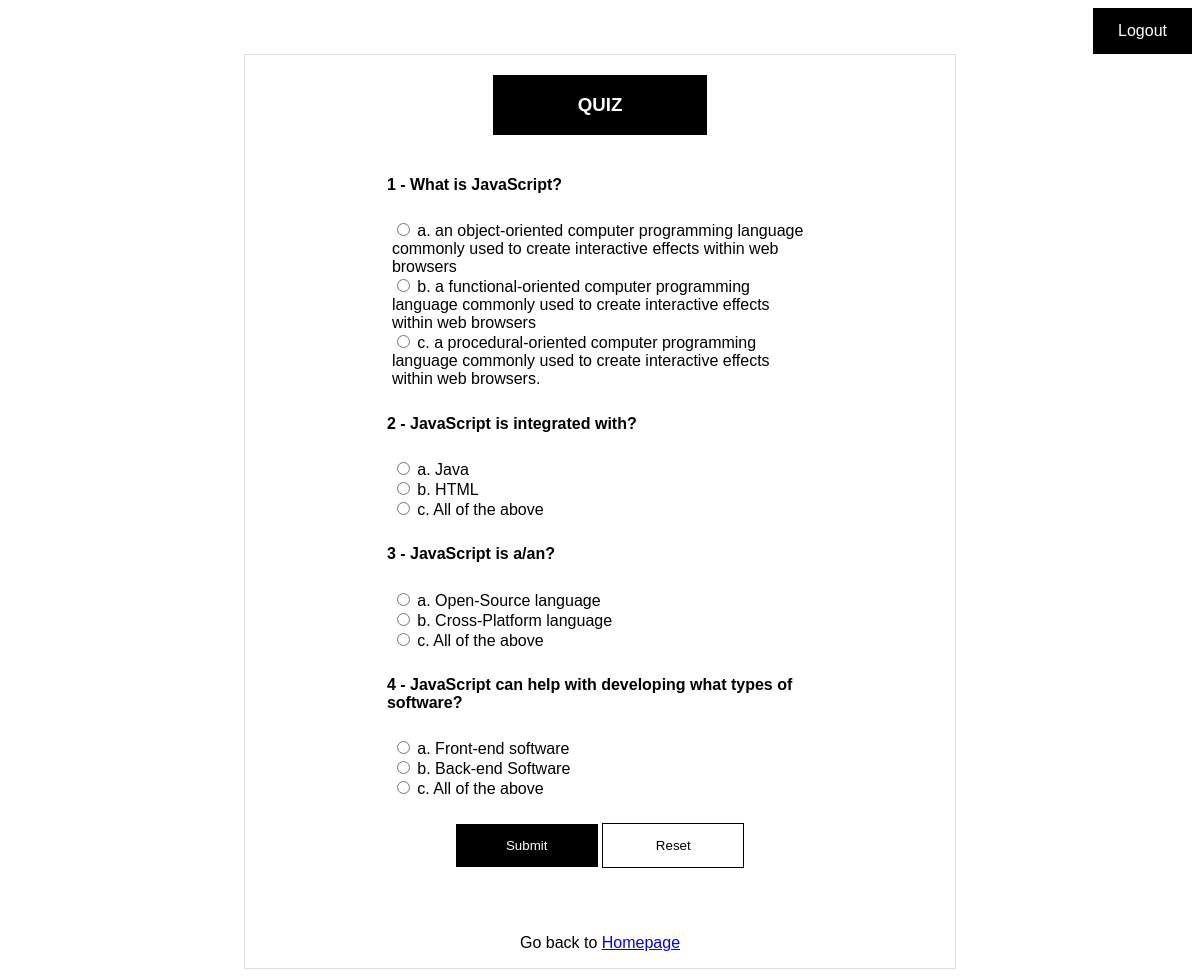
Screenshot of /quiz.php?qid=3 (signed in) with the database file from the repository.
### tables this page shows
CREATE TABLE `quizes` (
  `sno` varchar(12) NOT NULL,
  `qid` int(10) NOT NULL,
  `qno` varchar(10) NOT NULL,
  `ques` mediumtext NOT NULL,
  `opt1` mediumtext NOT NULL,
  `opt2` mediumtext NOT NULL,
  `opt3` mediumtext NOT NULL,
  `ans` mediumtext NOT NULL
);

### quiz.php (the view, shortened to what this page needs)
<?php
include 'config.php';
if(!isset($_SESSION['loggedin']) || $_SESSION['loggedin'] != true){
  echo'<div class="container" style="margin:auto ; margin-top:150px; text-align:center; width:40%; border: 2px solid #ddd; padding:30px 30px 30px 30px; font-family: Arial, Helvetica, sans-serif;">
  <h1 style="color:red;">Quiz cannot be accessed without logging in</h1>
  <h3 style="color:black;">Please <a href="index.php"> Login </a>if you already have registered</h3>
  <h3 style="color:black;">Not a member? <a href="register.php">Register Here</a></h3>
  </div>';
}
else{
$email = $_SESSION['email'];
$score = 0;
if ( $_SERVER["REQUEST_METHOD"] == "POST" ){
  echo'
  <!doctype html>
  <html lang="en">
    <head>
    <style>
  body {font-family: Arial, Helvetica, sans-serif;}
  .logout{
    background-color: black;
    color: white;
    padding: 14px 25px;
    text-align: center;
    text-decoration: none;
    display: inline-block;
    margin: auto;
  }
  #logout{
    text-align: right;
  }
  #quiz {
    font-family: Arial, Helvetica, sans-serif;
    border-collapse: collapse;
    width: 60%;
    margin: auto;
  }
      .quiz{
        border: 1px solid #ddd;
        width: 60%;
        margin: auto;
        text-align: center;
      }
      #quiz td{
    padding: 5px;
    margin-bottom: 5px;
    text-align: left;
  }
  #quiz th {
    text-align: left;
    padding: 0px;
  }
      </style>
      <title>Quiz</title>
      <meta charset="UTF-8">
    </head>
    <body>
  <div class="container" id="logout">
    <a class="logout" href="logout.php">Logout</a>
    </div>
      <div class="container quiz">
      <div class="container" style="text-align:center; margin:auto; margin-bottom:50px;">
  <form>
  <table id="quiz">';
  $qid = $_GET['qid'];
  foreach($_POST as $key => $value) {
$sql = "Select * from quizes where sno='$key'";
$result = mysqli_query($conn , $sql);
$row=mysqli_fetch_assoc($result);
$ans = $row['ans'];
$qid = $row['qid'];
$sno = $row['sno'];
$qno = $row['qno'];
$ques = $row['ques'];
$opt1 = $row['opt1'];
$opt2 = $row['opt2'];
$opt3 = $row['opt3'];
  echo
  '<tr>
  <th> <h4>'.$qno.' - '.$ques.'</h4> </th>
  </tr>';
  if($value == $ans && $value == $opt1){
    $score++;
  echo'<tr>
  <td style="color:green; font-weight: bold;">
   <input required type="radio" id="option1" name="'.$sno.'" class="radiooptions" value="'.$opt1.'"/> '.$opt1.'<span style="font-size:20px;">&#9989;</span></br></td></tr>';
  }
  elseif($value !== $ans && $value == $opt1){
    echo'<tr>
  <td style="font-weight: bold; color:red">
   <input required type="radio" id="option1" name="'.$sno.'" class="radiooptions" value="'.$opt1.'"/> '.$opt1.'<span style="font-size:20px;">&#10060;</span></br></td></tr>';
  }
  elseif($value !== $ans && $ans == $opt1){
    echo'<tr>
  <td style="font-weight: bold; color:green">
   <input required type="radio" id="option1" name="'.$sno.'" class="radiooptions" value="'.$opt1.'"/> '.$opt1.'</br>
   </td></tr>';
  }
  else{
    echo'<tr>
  <td>
   <input required type="radio" id="option1" name="'.$sno.'" class="radiooptions" value="'.$opt1.'"/> '.$opt1.'</br></td></tr>';
  }
  if($value == $ans && $value == $opt2){
    $score++;
  echo'<tr>
  <td style="font-weight: bold; color:green">
   <input  required type="radio" id="option1" name="'.$sno.'" class="radiooptions" value="'.$opt2.'"/> '.$opt2.'<span style="font-size:20px;">&#9989;</span></br>
   </td></tr>';
  }
  elseif($value !== $ans && $value == $opt2){
    echo'<tr>
  <td style="font-weight: bold; color:red">
   <input required type="radio" id="option1" name="'.$sno.'" class="radiooptions" value="'.$opt2.'"/> '.$opt2.'<span style="font-size:20px;">&#10060;</span></br>
   </td></tr>';
  }
  elseif($value !== $ans && $ans == $opt2){
    echo'<tr>
  <td style="font-weight: bold; color:green">
   <input required type="radio" id="option1" name="'.$sno.'" class="radiooptions" value="'.$opt2.'"/> '.$opt2.'</br>
   </td></tr>';
  }
  else{
    echo'<tr>
  <td>
   <input required type="radio" id="option1" name="'.$sno.'" class="radiooptions" value="'.$opt2.'"/> '.$opt2.'</br>
   </td></tr>';
  }
  if($value == $ans && $value == $opt3){
    $score++;
  echo'<tr style="font-weight: bold; color:green">
  <td>
   <input required type="radio" id="option1" name="'.$sno.'" class="radiooptions" value="'.$opt3.'"/> '.$opt3.'<span style="font-size:20px;">&#9989;</span></br>
   </td></tr>';
  }
  elseif($value !== $ans && $value == $opt3){
    echo'<tr style="font-weight: bold; color:red">
  <td>
   <input required type="radio" id="option1" name="'.$sno.'" class="radiooptions" value="'.$opt3.'"/> '.$opt3.'<span style="font-size:20px;">&#10060;</span></br>
   </td></tr>';
  }
  elseif($value !== $ans && $ans == $opt3){
    echo'<tr>
  <td style="font-weight: bold; color:green">
   <input required type="radio" id="option1" name="'.$sno.'" class="radiooptions" value="'.$opt3.'"/> '.$opt3.'</br>
   </td></tr>';}
  else{
    echo'<tr>
  <td>
   <input required type="radio" id="option1" name="'.$sno.'" class="radiooptions" value="'.$opt3.'"/> '.$opt3.'</br>
   </td></tr>';
  }
  }
  echo'
  </table>
  </form>
  <div style="text-align:center; margin-top:50px; color:black">
          <h3>YOU SCORED : '.$score.'/4</h3>
      </div>
  <div style="text-align:center"><p >Go back to <a href="userPage.php">Homepage</a><p></div>
  </div>
  </div>
    </body>
  </html>
  ';
if($qid == '1'){
  $sqlscr = "UPDATE users SET quiz1= '".$score."' WHERE email = '".$email."' ";
  $result = mysqli_query($conn, $sqlscr);}
  if($qid == '2'){
      $sqlscr = "UPDATE users SET quiz2= '".$score."' WHERE email = '".$email."' ";
      $result = mysqli_query($conn, $sqlscr);}
  if($qid == '3'){
      $sqlscr = "UPDATE users SET quiz3= '".$score."' WHERE email = '".$email."' ";
      $result = mysqli_query($conn, $sqlscr);}
  }
else{
echo'
<!doctype html>
<html>
  <head>
  <style>
body {font-family: Arial, Helvetica, sans-serif;}
.logout{
  background-color: black;
  color: white;
  padding: 14px 25px;
  text-align: center;
  text-decoration: none;
  display: inline-block;
  margin: auto;
}
#logout{
  text-align: right;
}
#quiz {
  font-family: Arial, Helvetica, sans-serif;
  border-collapse: collapse;
  width: 60%;
  margin: auto;
}
  .submit {
      background-color: black;
      color: white;
      padding: 14px 20px;
      margin-top: 20px;
      margin-bottom: 50px;
      border: none;
      cursor: pointer;
      width: 20%;
    }
    .reset {
      background-color: white;
      color: black;
      padding: 14px 20px;
      margin-top: 20px;
      margin-bottom: 50px;
      border: 1px solid black;
      cursor: pointer;
      width: 20%;
    }
    .quiz{
      border: 1px solid #ddd;
      width: 60%;
      margin: auto;
      text-align: center;
    }
    #quiz td{
  padding: 5px;
  margin-bottom: 5px;
  text-align: left;
}
#quiz th {
  text-align: left;
  padding: 0px;
}
    </style>
    <title>Quiz</title>
  </head>
  <body>
<div class="container" id="logout">
  <a class="logout" href="logout.php">Logout</a>
  </div>
    <div class="container quiz">
    <div class="container" style="text-align:center; margin:auto; margin-top:20px; margin-bottom:20px; background-color:black; color:white; padding:0.25px; width:30%">
<h3>QUIZ</h3>
</div>';
$qid = $_GET['qid'];
echo'
<form action="quiz.php?qid='.$qid.'" method="POST" >
<table id="quiz">';
$qid = $_GET['qid'];
$sql = "Select * from quizes where qid='$qid'";
$result = mysqli_query($conn , $sql);
while($row=mysqli_fetch_assoc($result)){
  $qno = $row['qno'];
  $sno = $row['sno'];
  $ques = $row['ques'];
  $opt1 = $row['opt1'];
  $opt2 = $row['opt2'];
  $opt3 = $row['opt3'];
echo
'<tr>
<th> <h4>'.$qno.' - '.$ques.'</h4> </th>
</tr>
<tr>
<td>
 <input required type="radio" id="option1" name="'.$sno.'" class="radiooptions" value="'.$opt1.'"/> '.$opt1.'</br>
<input required type="radio" id="option1" name="'.$sno.'" class="radiooptions" value="'.$opt2.'"/> '.$opt2.'</br>
<input required type="radio" id="option1" name="'.$sno.'" class="radiooptions" value="'.$opt3.'"/> '.$opt3.'</br>
</td>
</tr>';}
echo'
</table>
<button class="submit" type="submit">Submit</button>
<button class="reset" type="reset">Reset</button>
</form>
<div style="text-align:center;"><p >Go back to <a href="userPage.php">Homepage</a><p></div>
  </div>
</div>
  </body>
</html>
';
}
}
?>

### quiz.php (style rules this page uses)
body { font-family: Arial, Helvetica, sans-serif; }
.logout { background-color: black; color: white; padding: 14px 25px; text-align: center; text-decoration: none; display: inline-block; margin: auto; }
#logout { text-align: right; }
#quiz { font-family: Arial, Helvetica, sans-serif; border-collapse: collapse; width: 60%; margin: auto; }
.submit { background-color: black; color: white; padding: 14px 20px; margin-top: 20px; margin-bottom: 50px; border: none; cursor: pointer; width: 20%; }
.reset { background-color: white; color: black; padding: 14px 20px; margin-top: 20px; margin-bottom: 50px; border: 1px solid black; cursor: pointer; width: 20%; }
.quiz { border: 1px solid #ddd; width: 60%; margin: auto; text-align: center; }
#quiz td { padding: 5px; margin-bottom: 5px; text-align: left; }
#quiz th { text-align: left; padding: 0px; }

### rows the page displays
quizes: qno "1", ques "What is JavaScript?", opt1 "a. an object-oriented computer programming language commonly used to create interactive effects within web browsers", opt2 "b. a functional-oriented computer programming language commonly used to create interactive effects within web browsers", opt3 "c. a procedural-oriented computer programming language commonly used to create interactive effects within web browsers."
quizes: qno "2", ques "JavaScript is integrated with?", opt1 "a. Java", opt2 "b. HTML", opt3 "c. All of the above"
quizes: qno "3", ques "JavaScript is a/an?", opt1 "a. Open-Source language", opt2 "b. Cross-Platform language", opt3 "c. All of the above"
quizes: qno "4", ques "JavaScript can help with developing what types of software?", opt1 "a. Front-end software", opt2 "b. Back-end Software", opt3 "c. All of the above"
